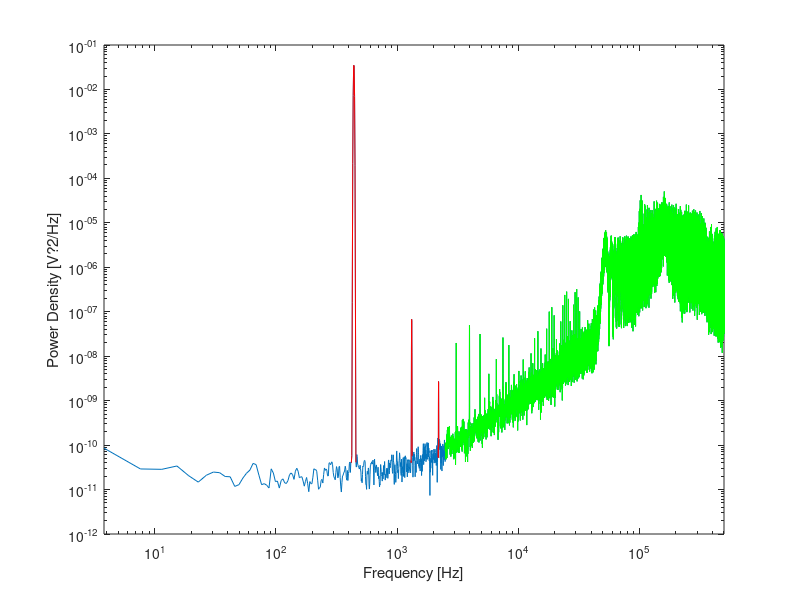

MATLAB code to generate this figure:
% sdex.m
% Determining the Signal-to-Noise Ratio of a signal.
% Hanspeter Schmid, May 2011 (updated August 2012)
% Generate an interesting signal (sigma-delta bitstream)
TSamp = 1e-6; t = (0:TSamp:2^21*TSamp)';
fsig = 440.55; % Constructed to show some scallop loss
asig = 0.8; % Signal magnitude in V
vn = 1/300; % Total integrated noise in Vrms
vin = asig*sin(2*pi*fsig*t)+randn(size(t))*vn;
bout = ones(size(vin)); qin = 0; regin = vin(1); regout = 0;
for k=2:max(size(t));
if qin>=0
qout=1;
else
qout=-1;
end
bout(k)=qout;
qin = regin;
regin = vin(k)-qout+qin;
end
% Calculate an 8-times averaged spectrum with pwelch
nx = max(size(bout)); na = 8;
w = blackmanharris(floor(nx/na));
[Pxx,f] = pwelch(bout,w,0,[],1/TSamp);
% Calculate the spectrum parameters
fbin = f(2)-f(1);
CG = sum(w)/(nx/na);
NG = sum(w.^2)/(nx/na);
% Calculate the indices of the Signal, harmonics, band edge
isig = round(fsig/fbin)+1;
ih3 = round(3*fsig/fbin)+1;
ih5 = round(5*fsig/fbin)+1;
ibw = round(2500/fbin)+1;
% Plot and mark the above
loglog(f,Pxx);
hold on
itmp = (isig-5:isig+5)'; plot(f(itmp),Pxx(itmp),'r');
itmp = (ih3-4:ih3+4)'; plot(f(itmp),Pxx(itmp),'r');
itmp = (ih5-4:ih5+4)'; plot(f(itmp),Pxx(itmp),'r');
plot(f(ibw:end),Pxx(ibw:end),'g');
hold off
a=axis(); a(1)=f(1); a(2)=f(end); axis(a);
xlabel('Frequency [Hz]');
ylabel('Power Density [V?2/Hz]');
% and now present a few calculations:
fprintf('\nCalculations from the spectrum\n')
fprintf('==============================\n\n')
fprintf('1. Measuring the signal magnitude:\n\n')
srmt = asig/sqrt(2);
fprintf(' Theoretical value: %1.5f Vrms\n',srmt)
srms = sqrt(sum(Pxx(isig-5:isig+5)*fbin));
fprintf(' Signal spectrum integrated: %1.5f Vrms\n',srms)
srmsp = sqrt( Pxx(isig) * NG*fbin/CG^2 );
fprintf(' Maximum read off spectrum: %1.5f Vrms\n',srmsp)
scl = 20*log10(srmt/srmsp);
fprintf(' Scallop loss: %1.5f dB\n\n',scl)
fprintf('2. Measuring the noise floor:\n\n')
nth = vn/sqrt(max(f));
fprintf(' Theoretical value: %2.3f uV/sqrt(Hz)\n',nth*1e6)
inmax = isig-20;
nsum = sqrt(sum(Pxx(1:inmax)*fbin)) / sqrt(f(inmax));
fprintf(' Signal spectrum integrated: %2.3f uV/sqrt(Hz)\n',nsum*1e6)
navg = sqrt(mean(Pxx(1:inmax)));
fprintf(' pwelch output averaged: %2.3f uV/sqrt(Hz)\n',navg*1e6)
fprintf('\n3. Signal, Distortion and Noise:\n\n')
% This calculation requires a trick with a mask such that the
% Noise summation does not use the Signal- and Distortion as well
imask = ones(size(Pxx));
imask(ibw+1:end)=0;
itmp = isig-5:isig+5; imask(itmp)=0; Ps = 10*log10(sum(Pxx(itmp)*fbin));
fprintf(' Signal power: %8.3f dB re 1 Vrms\n',Ps)
itmp = ih3-4:ih3+4; imask(itmp)=0; P3 = 10*log10(sum(Pxx(itmp)*fbin));
fprintf('Third-order distortion: %8.3f dB re 1 Vrms\n',P3)
itmp = ih5-4:ih5+4; imask(itmp)=0; P5 = 10*log10(sum(Pxx(itmp)*fbin));
fprintf(' Fifth-order distortion: %8.3f dB re 1 Vrms\n',P5)
Pn = 10*log10(sum(Pxx.*imask*fbin));
fprintf('Noise from 0 to 2500Hz: %8.3f dB re 1 Vrms\n',Pn)